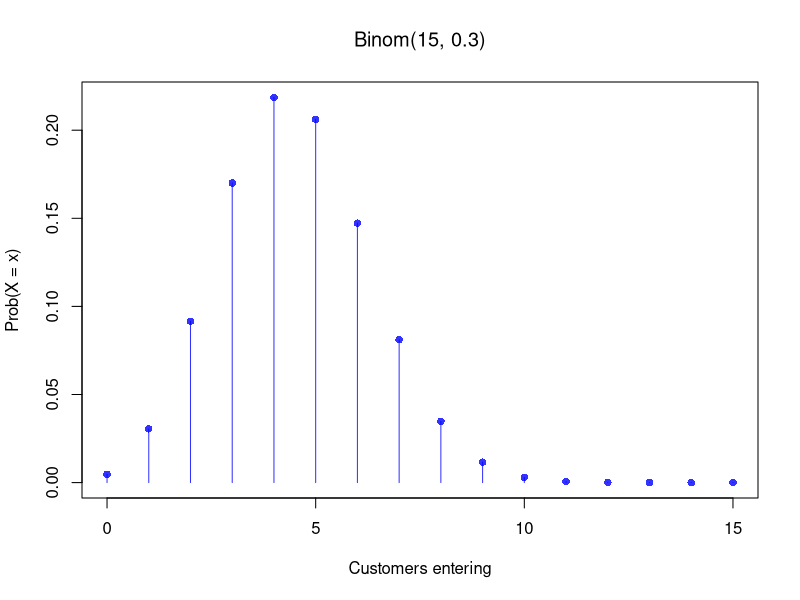
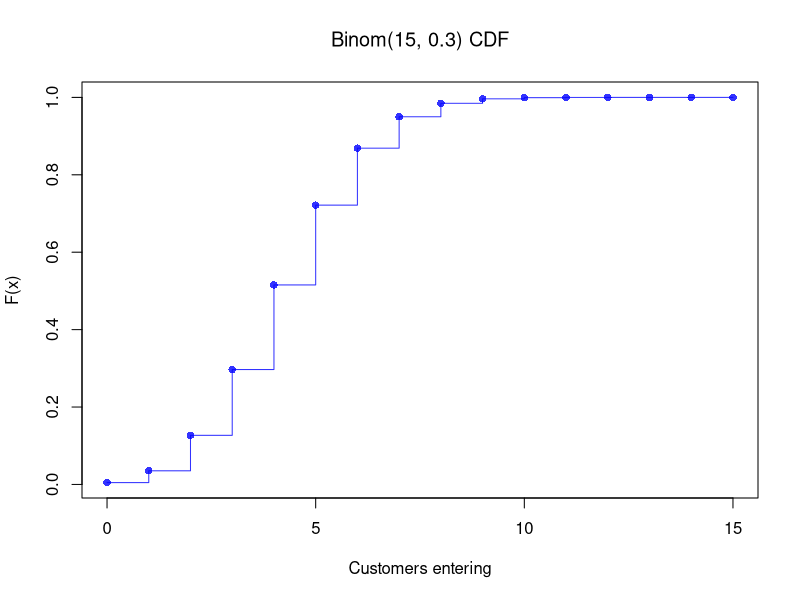
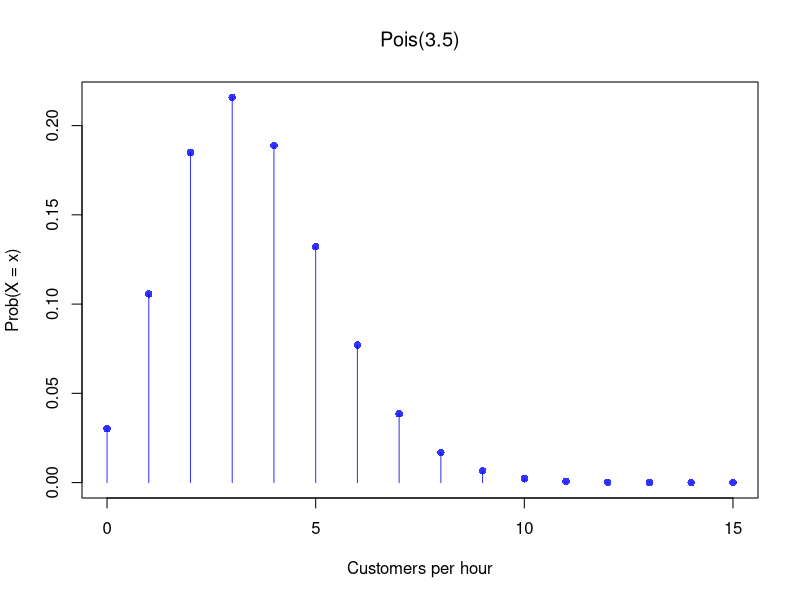
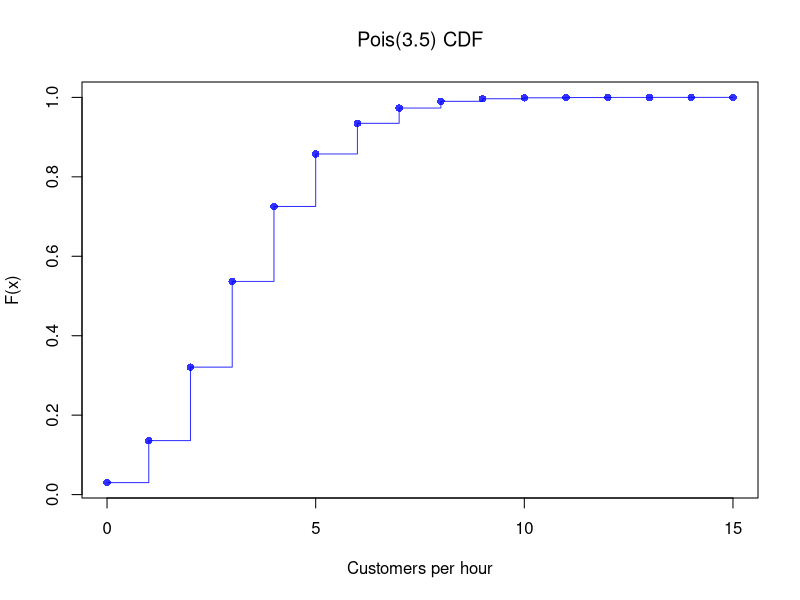
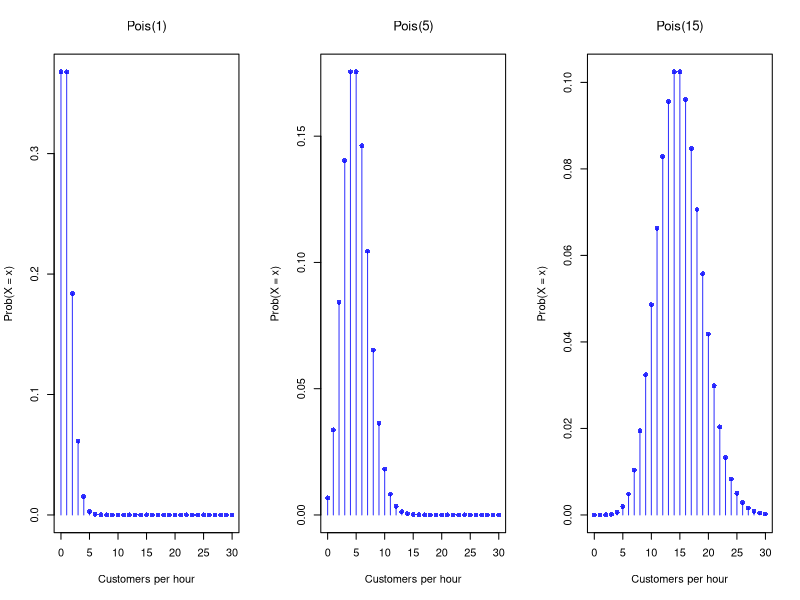
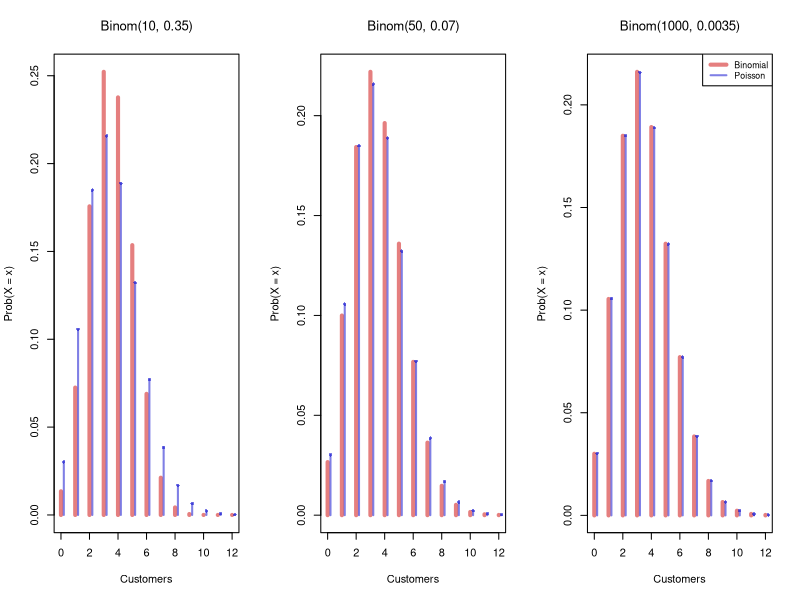
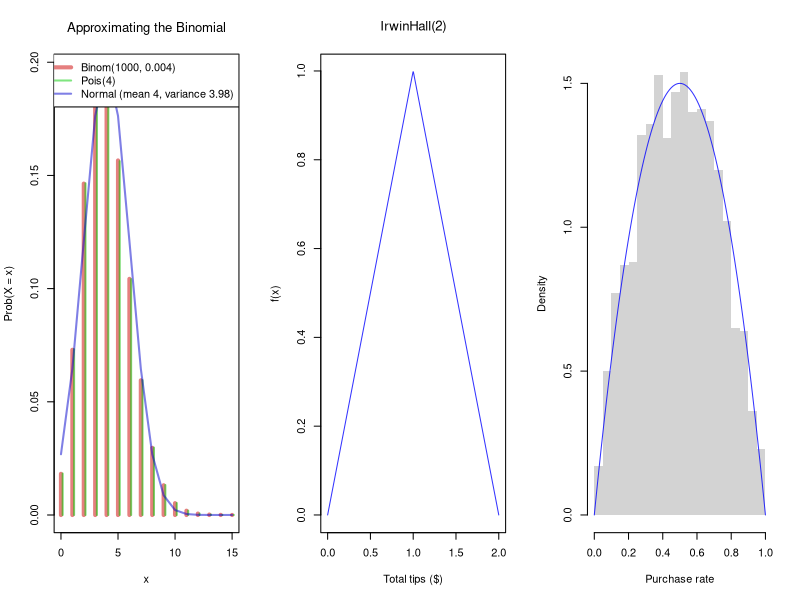
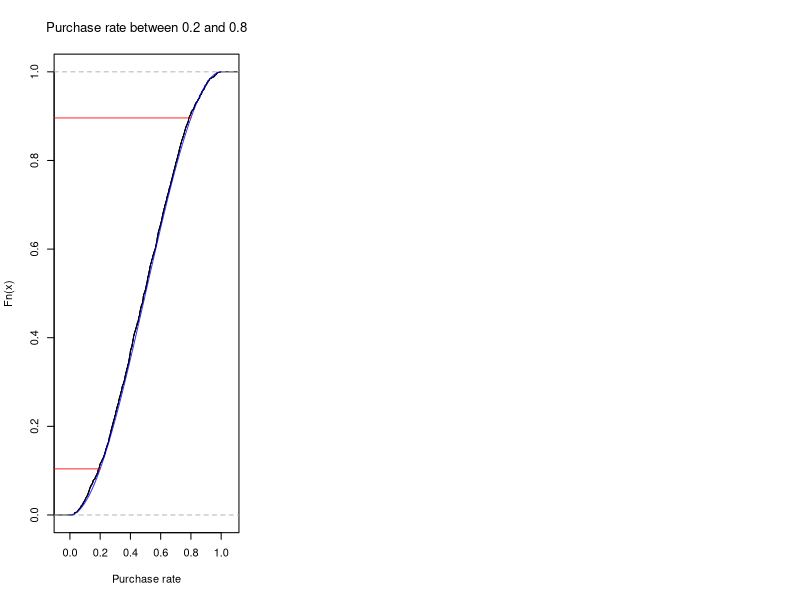

The R source for these figures, in order:
## ---- chunk 1
## Store: 15 passers-by, 30% chance each enters
n <- 15
p <- 0.3

# PMF plot
x <- seq(0, n)
f_x <- dbinom(x, n, p)
plot(x, f_x, type = 'h', col = rgb(0, 0, 1, .8),
    main=NA, xlab = 'Customers entering', ylab = 'Prob(X = x)')
title(bquote(paste('Binom(', .(n), ', ', .(p), ')')), font.main=1)
points(x, f_x, pch = 16, col = rgb(0, 0, 1, .8))

## Theoretical CDF
F_x <- pbinom(x, n, p)
plot(x, F_x, type='s', col=rgb(0, 0, 1, .8),
    xlab = 'Customers entering', ylab = 'F(x)', main=NA)
points(x, F_x, pch=16, col=rgb(0, 0, 1, .8))
title(bquote(paste('Binom(', .(n), ', ', .(p), ') CDF')), font.main=1)
## ---- chunk 2
# Individual terms
x <- c(0, 1, 2)
px <- dbinom(x, size=20, prob=0.05)
round(px, 2)

# CDF: Prob(X <= 2)
pbinom(2, size=20, prob=0.05)
## ---- chunk 3
n <- 8
p <- 0.3
x_sim <- rbinom(1000, n, p)
## ---- chunk 4
# Compare empirical simulation vs theoretical
n <- 2
p <- 3/4
x_sim <-  rbinom(1000, size=n, prob=p)

# Mean
c(empirical = mean(x_sim), theoretical = n*p)

# Variance
c(empirical  = var(x_sim),  theoretical  = n*p*(1-p))
## ---- chunk 5
## Store: lambda = 3.5 customers per hour
lambda <- 3.5

# PMF plot
x <- seq(0, 15)
f_x <- dpois(x, lambda)
plot(x, f_x, type='h', col=rgb(0, 0, 1, .8),
     xlab = 'Customers per hour', ylab = 'Prob(X = x)', main=NA)
points(x, f_x, pch = 16, col = rgb(0, 0, 1, .8))
title(bquote(paste('Pois(', .(lambda), ')')), font.main=1)

# CDF plot
F_x <- ppois(x, lambda)
plot(x, F_x, type='s', col=rgb(0, 0, 1, .8),
    xlab = 'Customers per hour', ylab = 'F(x)', main=NA)
points(x, F_x, pch=16, col=rgb(0, 0, 1, .8))
title(bquote(paste('Pois(', .(lambda), ') CDF')), font.main=1)
## ---- chunk 6
# Compare empirical simulation vs theoretical
lambda <- 3.5
x_sim <- rpois(1e4, lambda)
c(emp_mean = mean(x_sim), th_mean = lambda)
c(emp_var  = var(x_sim),  th_var  = lambda)
## ---- chunk 7
# Prob(X > 7)
1 - ppois(7, lambda=4.5)

# Verify: sum the PMF from 0 to 7
sum(dpois(0:7, lambda=4.5))
## ---- chunk 8
# Shape varies with lambda
par(mfrow=c(1, 3))
for(lam in c(1, 5, 15)) {
    x <- seq(0, 30)
    f_x <- dpois(x, lam)
    plot(x, f_x, type='h', col=rgb(0, 0, 1, .8),
        xlab = 'Customers per hour', ylab = 'Prob(X = x)', main=NA)
    points(x, f_x, pch=16, col=rgb(0, 0, 1, .8))
    title(bquote(paste('Pois(', .(lam), ')')), font.main=1)
}
## ---- chunk 9
# Binomial approaches Poisson as n grows
lambda <- 3.5
x <- seq(0, 12)
f_pois <- dpois(x, lambda)

par(mfrow=c(1, 3))
for(n in c(10, 50, 1000)) {
    f_binom <- dbinom(x, size=n, prob=lambda/n)
    comp_cols <- c(rgb(.8, 0, 0, .5), rgb(0, 0, .8, .5))
    plot(x, f_binom, type='h', col=comp_cols[1], lwd=4,
        xlab='Customers', ylab='Prob(X = x)', main=NA)
    points(x + 0.2, f_pois, type='h', col=comp_cols[2], lwd=2)
    points(x + 0.2, f_pois, pch=16, col=comp_cols[2], cex=0.7)
    title(bquote(paste('Binom(', .(n), ', ', .(round(lambda/n, 4)), ')')), font.main=1)
}
legend('topright', c('Binomial', 'Poisson'),
    col=comp_cols, lwd=c(4, 2), cex=0.8)
## ---- chunk 10
# Binom(1000, 0.004) vs Pois(4) vs Normal with mean 4 and variance 3.98.
n <- 1000
p <- 0.004
x <- seq(0, 15)
f_binom <- dbinom(x, size=n, prob=p)
f_pois  <- dpois(x, lambda=n*p)
f_norm  <- dnorm(x, mean=n*p, sd=sqrt(n*p*(1-p)))

approx_cols <- c(rgb(.8, 0, 0, .5), rgb(0, .8, 0, .5), rgb(0, 0, .8, .5))
plot(x, f_binom, type='h', col=approx_cols[1], lwd=4,
    xlab='x', ylab='Prob(X = x)',
    main=NA)
title('Approximating the Binomial', font.main=1)
points(x + 0.15, f_pois, type='h', col=approx_cols[2], lwd=2)
lines(x, f_norm, col=approx_cols[3], lwd=2)
legend('topright',
    c('Binom(1000, 0.004)', 'Pois(4)', 'Normal (mean 4, variance 3.98)'),
    col=approx_cols, lwd=c(4, 2, 2))
## ---- chunk 11
## Tip jar: total tips from n customers, each Uniform(0, 1)
# Irwin-Hall PDF function
dirwinhall <- function(x, n) {
    f_x <- rep(NA, length(x))
    for(i in seq(x)) {
        xx <- x[i]
        if(xx < 0 | xx > n){
            f_x[i] <- 0
        } else {
            k <- seq(0, floor(xx))
            f_k <- sum((-1)^k*choose(n, k)*(xx-k)^(n-1))/factorial(n-1)
            f_x[i] <- f_k
        }
    }
    return(f_x)
}

# Two customers
n <- 2
x <- seq(0, n, length.out = 500)

# Compute and plot PDF
f_x <- dirwinhall(x, n)
plot(x, f_x, type='l', col=rgb(0, 0, 1, .8),
    main=NA, xlab = 'Total tips ($)', ylab = 'f(x)')
title(bquote(paste('IrwinHall(', .(n), ')')), font.main=1)
## ---- chunk 12
## Daily purchase rate: Beta(2, 2)
x4_hat <- rbeta(2000, 2, 2)
hist(x4_hat, breaks=20, border=NA, main=NA, freq=FALSE,
    xlab='Purchase rate')

x <- seq(0, 1, by=.01)
fx <- dbeta(x, 2, 2)
lines(x, fx, col=rgb(0, 0, 1, .8))
## ---- chunk 13
plot(ecdf(x4_hat), main=NA,
    xlab='Purchase rate') # Empirical

x <- seq(0, 1, by=.01) # Theoretical
Fx <- pbeta(x, 2, 2)
lines(x, Fx, col=rgb(0, 0, 1, .8))

# Middle Interval Example
F2 <- pbeta(0.2, 2, 2)
F8 <- pbeta(0.8, 2, 2)
F_2_8 <- F8 - F2
F_2_8

# Visualize
title('Purchase rate between 0.2 and 0.8', font.main=1)
segments(0.2, F2, -1, F2, col=rgb(1, 0, 0, .8))
segments(0.8, F8, -1, F8, col=rgb(1, 0, 0, .8))
## ---- chunk 14
#| fig-width: 8
#| fig-height: 6
op <- par(no.readonly = TRUE); on.exit(par(op), add = TRUE)
x <- seq(0, 1, by=.01)
pars <- expand.grid(c(.5, 1, 2), c(.5, 1, 2))
par(mfrow=c(3, 3))
apply(pars, 1, function(p){
    fx <- dbeta(x, p[1], p[2])
    plot(x, fx, type='l', xlim=c(0, 1), ylim=c(0, 4), lwd=2, col=rgb(0, 0, 1, .8),
        xlab='Purchase rate', ylab='f(x)', main=NA)
})
title('Beta densities', outer=TRUE, line=-1, font.main=1)
## ---- chunk 15
# Simulation verification
set.seed(123)
x <- seq(1, 6)
rolls <- sample(x, 1e6, replace = TRUE)
A <- rolls > 2
B <- rolls %% 2 == 0
P_AcondB <- mean(A & B) / mean(B)
round(P_AcondB, 3)
## ---- chunk 16
# Simulation verification
set.seed(123)
rolls <- sample(seq(1, 6), 1e6, replace=TRUE)
A <- rolls > 2
B <- rolls %% 2 == 0
# Prob(B | A)
mean(B[A])
## ---- chunk 17
# Simulation verification
set.seed(42)
n <- 1e6
supplier <- sample(c('A', 'B'), n, replace=TRUE, prob=c(0.6, 0.4))
defect_rate <- ifelse(supplier == 'A', 0.03, 0.05)
defective <- runif(n) < defect_rate

# Prob(A | D)
mean(supplier[defective] == 'A')
